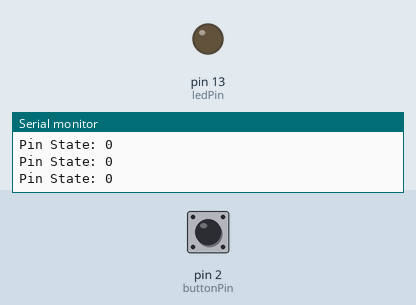
Recording of a sketch running on a simulated Arduino Uno, built with avr-gcc and run on an emulated ATmega328P. Parts: output pins drawn as LEDs (lit = HIGH), the last lines printed to the serial monitor. Inputs (shaded band) come from the test bench; at power-on: pin 2 (buttonPin) LOW.

Above: at 1.2 s.
1.3 s: pin 2 (buttonPin) pulled HIGH for 0.25 s
At 1.5 s:
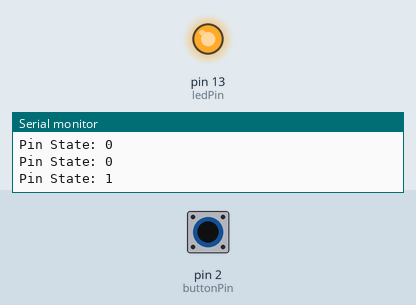
3.1 s: pin 2 (buttonPin) pulled HIGH for 3.2 s
At 7.5 s:
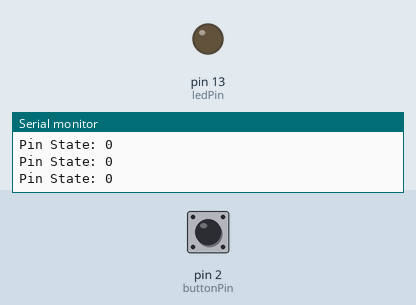
Timing chart, 0 to 9.0 s (numbered marks = the images above; inputs shaded):
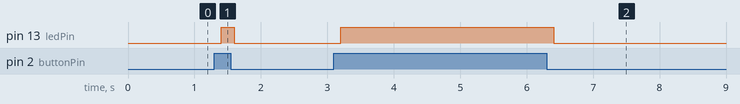

The sketch:

sketch_apr5b.ino
```cpp
// Pin definitions
const int ledPin = 13;      // Built-in LED on most Arduino boards
const int buttonPin = 2;    // Button connected to digital pin 2

// Variable to store button state
int buttonState = 0;

void setup() {
  // Set pin modes
  pinMode(ledPin, OUTPUT);    // Set LED pin as output
  pinMode(buttonPin, INPUT);  // Set button pin as input

  // Start serial communication
  Serial.begin(9600);
  Serial.println("Arduino is ready!");
}

void loop() {
  // Read the state of the button
  buttonState = digitalRead(buttonPin);

  // Print the state to the Serial Monitor
  Serial.print("Pin State: ");
  Serial.println(buttonState);

  // Turn the LED on or off depending on the button state
  if (buttonState == HIGH) {
    digitalWrite(ledPin, HIGH); // Turn LED on
  } else {
    digitalWrite(ledPin, LOW);  // Turn LED off
  }

  delay(200); // Short delay to make output readable
}
```

Measured:
- after the input at 1.3 s, pin 13 (ledPin): LOW → HIGH after 0.10 s, → LOW 0.20 s later
- after the input at 3.1 s, pin 13 (ledPin): LOW → HIGH after 0.10 s, → LOW 3.2 s later
